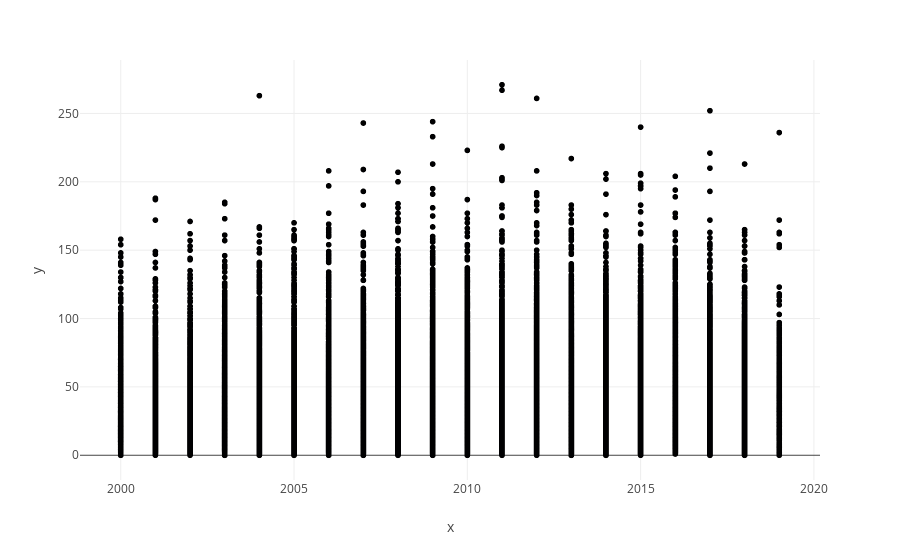

Notebook code cell kept with this figure:
### Code cell
fig3 = px.scatter(x=df_carsNew['model_year'], y=df_carsNew['days_listed'])
fig3.show()

### Figure 1 — Plotly figure (JSON) as saved in the notebook; plotly's stock layout.template omitted (floating-point values rounded to 4 significant figures; data arrays with more than 128 entries replaced by an {"elided": "..."} marker saying what was removed)
{"data": [{"hovertemplate": "x=%{x}<br>y=%{y}<extra></extra>", "legendgroup": "", "marker": {"color": "#000001", "symbol": "circle"}, "mode": "markers", "name": "", "showlegend": false, "type": "scattergl", "x": {"elided": "45455 int values"}, "xaxis": "x", "y": {"elided": "45455 int values"}, "yaxis": "y"}], "layout": {"legend": {"tracegroupgap": 0}, "margin": {"t": 60}, "xaxis": {"anchor": "y", "domain": [0, 1], "title": {"text": "x"}}, "yaxis": {"anchor": "x", "domain": [0, 1], "title": {"text": "y"}}}}
